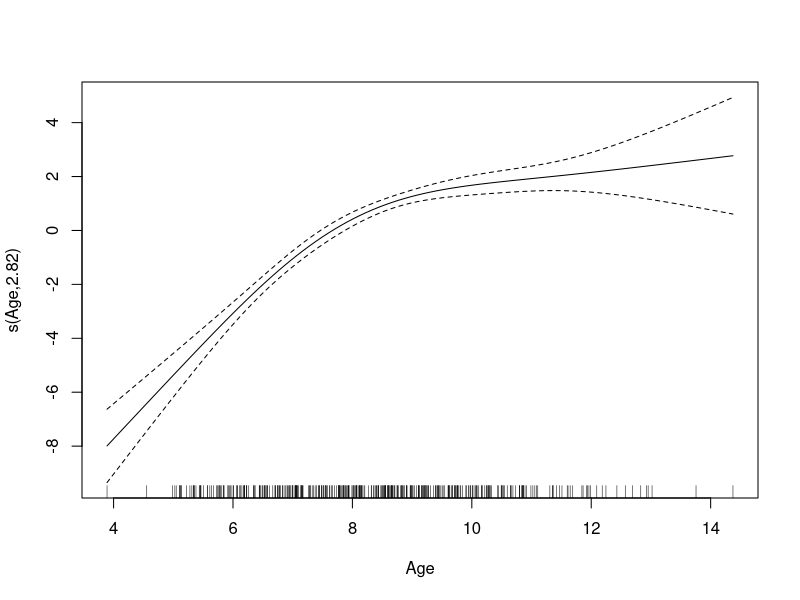

Write R code to recreate this figure.
## ---- chunk 1
knitr::opts_chunk$set(echo = TRUE)
## ---- chunk 2
library(psych)
library(plyr)
library(dplyr);
library(lme4);
library(gamm4);
library(lmtest);
library(nlme);
library(ggplot2);
library(gridExtra);
library(gtable);

data <- read.csv('PLING_trimmedData_workingdata.csv')

index = which(complete.cases(data$BEH_WISC_DS_Raw) & complete.cases(data$BEH_VMI_Raw))

raw_data <- data[index,]

## ---- chunk 3

wisc_dem_fit <- gamm4(BEH_WISC_DS_Raw~ s(Age, k=4, fx=FALSE) + Gender, data= raw_data,  random = ~(1|SubjectID), na.action=na.omit)

summary(wisc_dem_fit$mer)

# adjusted r square
r_sq = summary(wisc_dem_fit$gam)["r.sq"]
plot(wisc_dem_fit$gam)

# AIC
AIC(wisc_dem_fit$mer)

## ---- chunk 4


# training dataset: 80% of the data
smp_size <- floor(0.80 * nrow(raw_data))

MSE_train = rep(NA, 1000)
MSE_test =  rep(NA, 1000)

for (i in 1:1000){
	
set.seed(i)

train_ind <- sample(seq_len(nrow(raw_data)), size = smp_size)

train <- raw_data[train_ind, ]
test <- raw_data[-train_ind, ]

# fitting demographic variables GAMM4 function
wisc_dem_fit_train <- gamm4(BEH_WISC_DS_Raw~ s(Age, k=4, fx=FALSE) + Gender, data= train,  random = ~(1|SubjectID), na.action=na.omit)

#summary(wisc_dem_fit_train$gam)

MSE_train[i] <- mean((train$BEH_WISC_DS_Raw - fitted(wisc_dem_fit_train$gam))^2)

# using the estimated parameter estimates to predict the test data
pred_test <- predict(wisc_dem_fit_train$gam, test, na.action=na.exclude)

MSE_test[i] <- mean((test$BEH_WISC_DS_Raw - pred_test)^2)

}

Mean_MSE_train = mean(MSE_train)
Mean_MSE_test = mean(MSE_test)

Mean_MSE_train
Mean_MSE_test
